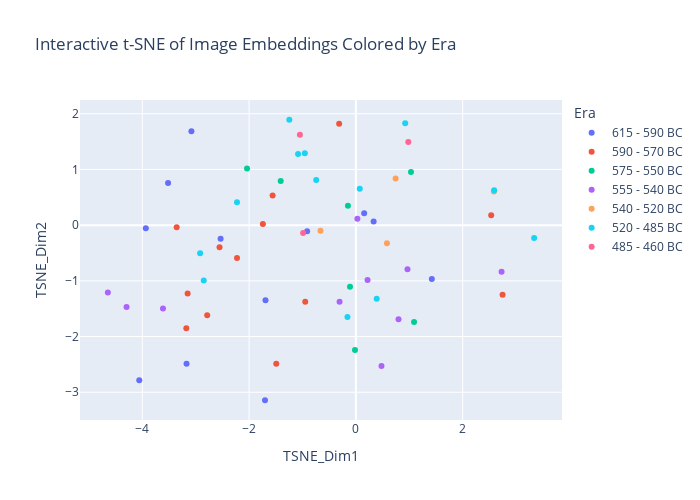

The notebook cell saved with this chart:
### Markdown cell above
#### 4.2 TSNE Visualization

### Code cell
from sklearn.manifold import TSNE
import plotly.express as px

tsne = TSNE(n_components=2, init='pca', method='exact')
tsne_embeddings = tsne.fit_transform(embeddings)

plotly_df = pd.DataFrame({
    'TSNE_Dim1': tsne_embeddings[:, 0],
    'TSNE_Dim2': tsne_embeddings[:, 1],
    'Era': df['era'].tolist(), # Use the 'era' column from your original df
    'Filename': df['filename'].tolist(), # Include the filenames
    'Material': df['material'].tolist() # Include the material column
})

# Plot the t-SNE embeddings colored by Era
fig = px.scatter(
        plotly_df,
        x='TSNE_Dim1',
        y='TSNE_Dim2',
        color='Era',
        hover_data=('Filename',), # Show filename when hovering
        title='Interactive t-SNE of Image Embeddings Colored by Era',
        width=700, height=500
    )

fig.show()

### Figure 1 — Plotly figure (JSON) as saved in the notebook; plotly's stock layout.template omitted (floating-point values rounded to 4 significant figures)
{"data": [{"customdata": [["page188_img01_photo13.jpg"], ["page202_img01_photo3.jpg"], ["page202_img01_photo4.jpg"], ["page205_img01_photo4.jpg"], ["page211_img01_photo12.jpg"], ["page211_img01_photo4.jpg"], ["page212_img01_photo4.jpg"], ["page212_img01_photo8.jpg"], ["page213_img01_photo5.jpg"], ["page213_img01_photo9.jpg"], ["page214_img01_photo14.jpg"], ["page214_img01_photo4.jpg"]], "hovertemplate": "Era=615 - 590 BC<br>TSNE_Dim1=%{x}<br>TSNE_Dim2=%{y}<br>Filename=%{customdata[0]}<extra></extra>", "legendgroup": "615 - 590 BC", "marker": {"color": "#636efa", "symbol": "circle"}, "mode": "markers", "name": "615 - 590 BC", "orientation": "v", "showlegend": true, "type": "scatter", "x": [0.3327, 0.1552, -0.9135, -4.057, -3.517, -3.08, -2.534, -1.702, -1.693, -3.934, 1.422, -3.171], "xaxis": "x", "y": [0.0654, 0.2121, -0.1105, -2.782, 0.7571, 1.687, -0.2431, -3.143, -1.349, -0.05432, -0.965, -2.487], "yaxis": "y"}, {"customdata": [["page217_img01_photo2.jpg"], ["page222_img01_photo3.jpg"], ["page222_img01_photo7.jpg"], ["page223_img01_photo3.jpg"], ["page223_img01_photo8.jpg"], ["page226_img01_photo2.jpg"], ["page228_img01_photo3.jpg"], ["page228_img01_photo9.jpg"], ["page229_img01_photo5.jpg"], ["page229_img01_photo9.jpg"], ["page230_img01_photo6.jpg"], ["page230_img01_photo8.jpg"], ["page231_img01_photo11.jpg"]], "hovertemplate": "Era=590 - 570 BC<br>TSNE_Dim1=%{x}<br>TSNE_Dim2=%{y}<br>Filename=%{customdata[0]}<extra></extra>", "legendgroup": "590 - 570 BC", "marker": {"color": "#EF553B", "symbol": "circle"}, "mode": "markers", "name": "590 - 570 BC", "orientation": "v", "showlegend": true, "type": "scatter", "x": [2.748, -2.784, -0.9484, -1.56, -0.3134, 2.535, -3.356, -3.151, -2.553, -1.742, -2.226, -3.176, -1.491], "xaxis": "x", "y": [-1.25, -1.618, -1.376, 0.5314, 1.819, 0.1775, -0.03636, -1.225, -0.3952, 0.02285, -0.59, -1.849, -2.488], "yaxis": "y"}, {"customdata": [["page232_img01_photo3.jpg"], ["page240_img01_photo4.jpg"], ["page244_img01_photo5.jpg"], ["page250_img01_photo2.jpg"], ["page250_img01_photo8.jpg"], ["page251_img01_photo12.jpg"], ["page352_img01_photo7.jpg"]], "hovertemplate": "Era=575 - 550 BC<br>TSNE_Dim1=%{x}<br>TSNE_Dim2=%{y}<br>Filename=%{customdata[0]}<extra></extra>", "legendgroup": "575 - 550 BC", "marker": {"color": "#00cc96", "symbol": "circle"}, "mode": "markers", "name": "575 - 550 BC", "orientation": "v", "showlegend": true, "type": "scatter", "x": [-0.1487, -0.01693, 1.032, 1.09, -2.039, -0.1099, -1.408], "xaxis": "x", "y": [0.3484, -2.239, 0.9522, -1.738, 1.016, -1.105, 0.7927], "yaxis": "y"}, {"customdata": [["page252_img01_photo6.jpg"], ["page255_img01_photo12.jpg"], ["page258_img01_photo5.jpg"], ["page262_img01_photo6.jpg"], ["page264_img01_photo3.jpg"], ["page275_img01_photo2.jpg"], ["page276_img01_photo5.jpg"], ["page357_img01_photo12.jpg"], ["page358_img01_photo10.jpg"], ["page358_img01_photo4.jpg"]], "hovertemplate": "Era=555 - 540 BC<br>TSNE_Dim1=%{x}<br>TSNE_Dim2=%{y}<br>Filename=%{customdata[0]}<extra></extra>", "legendgroup": "555 - 540 BC", "marker": {"color": "#ab63fa", "symbol": "circle"}, "mode": "markers", "name": "555 - 540 BC", "orientation": "v", "showlegend": true, "type": "scatter", "x": [0.02857, -0.3054, 0.9666, 0.2187, 0.7988, 2.729, -3.613, -4.295, -4.645, 0.4797], "xaxis": "x", "y": [0.114, -1.373, -0.7896, -0.9836, -1.687, -0.8371, -1.495, -1.469, -1.208, -2.526], "yaxis": "y"}, {"customdata": [["page284_img01_photo9.jpg"], ["page286_img01_photo3.jpg"], ["page294_img01_photo2.jpg"], ["page297_img01_photo2.jpg"]], "hovertemplate": "Era=540 - 520 BC<br>TSNE_Dim1=%{x}<br>TSNE_Dim2=%{y}<br>Filename=%{customdata[0]}<extra></extra>", "legendgroup": "540 - 520 BC", "marker": {"color": "#FFA15A", "symbol": "circle"}, "mode": "markers", "name": "540 - 520 BC", "orientation": "v", "showlegend": true, "type": "scatter", "x": [-0.6626, 0.7439, 0.5819, 2.586], "xaxis": "x", "y": [-0.1013, 0.8361, -0.325, 0.6036], "yaxis": "y"}, {"customdata": [["page304_img01_photo5.jpg"], ["page308_img01_photo2.jpg"], ["page310_img01_photo10.jpg"], ["page310_img01_photo5.jpg"], ["page311_img01_photo8.jpg"], ["page312_img01_photo4.jpg"], ["page319_img01_photo3.jpg"], ["page325_img01_photo10.jpg"], ["page325_img01_photo5.jpg"], ["page328_img01_photo3.jpg"], ["page330_img01_photo3.jpg"], ["page333_img01_photo2.jpg"], ["page363_img01_photo4.jpg"]], "hovertemplate": "Era=520 - 485 BC<br>TSNE_Dim1=%{x}<br>TSNE_Dim2=%{y}<br>Filename=%{customdata[0]}<extra></extra>", "legendgroup": "520 - 485 BC", "marker": {"color": "#19d3f3", "symbol": "circle"}, "mode": "markers", "name": "520 - 485 BC", "orientation": "v", "showlegend": true, "type": "scatter", "x": [0.3899, 3.339, -2.917, -2.226, -1.083, 0.07318, 0.9238, -1.247, -0.9559, -0.1577, -0.7431, 2.589, -2.849], "xaxis": "x", "y": [-1.322, -0.2287, -0.5045, 0.4089, 1.277, 0.6555, 1.831, 1.892, 1.292, -1.65, 0.8112, 0.6269, -0.9951], "yaxis": "y"}, {"customdata": [["page338_img01_photo3.jpg"], ["page349_img01_photo2.jpg"], ["page365_img01_photo3.jpg"]], "hovertemplate": "Era=485 - 460 BC<br>TSNE_Dim1=%{x}<br>TSNE_Dim2=%{y}<br>Filename=%{customdata[0]}<extra></extra>", "legendgroup": "485 - 460 BC", "marker": {"color": "#FF6692", "symbol": "circle"}, "mode": "markers", "name": "485 - 460 BC", "orientation": "v", "showlegend": true, "type": "scatter", "x": [0.9817, -0.9882, -1.048], "xaxis": "x", "y": [1.494, -0.1412, 1.624], "yaxis": "y"}], "layout": {"height": 500, "legend": {"title": {"text": "Era"}, "tracegroupgap": 0}, "title": {"text": "Interactive t-SNE of Image Embeddings Colored by Era"}, "width": 700, "xaxis": {"anchor": "y", "domain": [0, 1], "title": {"text": "TSNE_Dim1"}}, "yaxis": {"anchor": "x", "domain": [0, 1], "title": {"text": "TSNE_Dim2"}}}}
